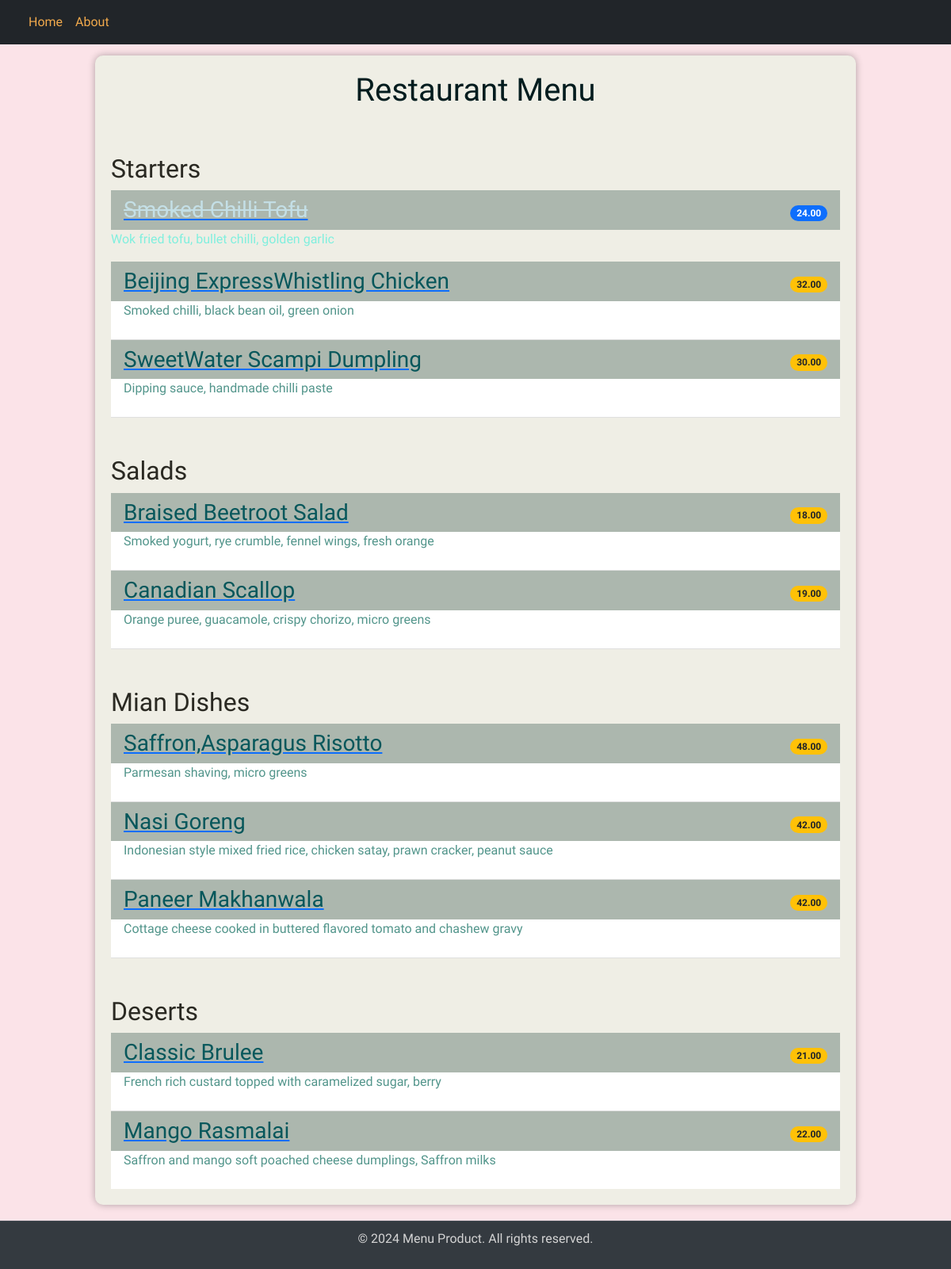
The page / on the database its author committed.
### restaurant_menu/models.py (models this page shows, shortened)
class Item(models.Model):
    meal = models.CharField(max_length=100, unique=True)
    description = models.CharField(max_length=2000)
    price = models.DecimalField(max_digits=10, decimal_places=2)
    meal_type = models.CharField(max_length=200, choices=MEAL_TYPE)
    author = models.ForeignKey(User, on_delete=models.PROTECT)
    status = models.IntegerField(choices=STATUS, default=1)
    date_created = models.DateTimeField(auto_now_add=True)
    date_update = models.DateTimeField(auto_now=True)

### restaurant_menu/views.py (the view)
# urls.py: path("", views.MenuList.as_view(), name="home"),
class MenuList(generic.ListView):
    queryset = Item.objects.order_by("date_created")
    template_name = "index.html"
    def get_context_data(self, **kwargs):
        context = super().get_context_data(**kwargs)
        context["meals"] = MEAL_TYPE
        return context

### restaurant_menu/templates/index.html
{% extends 'base.html' %}
{% block content %}
<div class="container">
  <h1 class="h1" style="text-align:center; color:#021C1E; font-family: Jaro; font-size: 500">Restaurant Menu</h1>
    <ul class="list-group list-group-flush">
        {% for meal in meals %}
            <h2 class="pt-5"  style="color: #2A2922;">{{ meal.1}}</h2>
                {% for row in item_list %}
                    {% if row.meal_type == meal.0 %}
                        {% if row.status == 0 %}
                        <li class="list-group-item d-flex justify-content-between align-items-center border-0 pb-0" style="color: #bf4aa8; background-color: #acb7ae">
                            <a href="{% url 'menu_item' row.pk %}"><h3 style="color: #C4DFE6;"><del>{{ row.meal }}</del></h3></a>
                            <span class="badge bg-primary rounded-pill">{{ row.price }}</span>
                        </li>
                        <li class="list-group pt-0" style="color: #80efde;">
                            <p>{{ row.description }}</p>
                        </li>
                        {% else %}
                        <li class="list-group-item d-flex justify-content-between align-items-center border-0 pb-0" style="color: #bf4aa8; background-color: #acb7ae">
                            <a href="{% url 'menu_item' row.pk %}"><h3 style="color: #07575B;">{{ row.meal }}</h3></a>
                            <span class="badge bg-warning text-dark rounded-pill" style="color: #8076a3;">{{ row.price }}</span>
                        </li>
                        <li class="list-group-item pt-0" style="color: #52958B;">
                            <p>{{ row.description }}</p>
                        </li>
                        {% endif %}
                    {% endif %}
                {% endfor %}
        {% endfor %}
  </ul>
</div>
{% endblock content %}

### restaurant_menu/templates/base.html (shortened to what this page needs)
<!DOCTYPE html>
<html lang="en">
<head>
    <link href="https://cdn.jsdelivr.net/npm/bootstrap@5.2.0-beta1/dist/css/bootstrap.min.css" rel="stylesheet">
</head>
<body>
    <nav class="navbar navbar-expand-lg bg-dark">
        <div class="container-fluid">
            <div class="collapse navbar-collapse" id="navbarNav">
                <ul class="navbar-nav">
                    <li class="nav-item">
                        <a class="nav-link active" aria-current="page" href="{% url 'home' %}">Home</a>
                    </li>
                    <li class="nav-item">
                        <a class="nav-link active" aria-current="page" href="{% url 'about' %}">About</a>
                    </li>
                </ul>
            </div>
        </div>
    </nav>
    {% block content %}
    {% endblock content %}
<footer>
    <p>&copy; 2024 Menu Product. All rights reserved.</p>
</footer>
</body>
</html>

### restaurant_menu/templates/base.html (style rules this page uses)
body { display: flex; flex-direction: column; min-height: 100vh; background-color: #fbe3e8; font-family: 'Jaro', sans-serif; margin: 0; }
.navbar { background-color: #D6ED17FF; z-index: 100; width: 100%; position: fixed; top: 0; left: 0; }
.nav-link { color: #F2AA4CFF !important; }
.container { max-width: 960px; background-color: #efeee5; padding: 20px; border-radius: 10px; box-shadow: 0 0 10px rgba(0, 0, 0, 0.3); position: relative; top:70px; overflow-y: auto; }
h1, h2 { color: #343a40; }
footer { padding: 10px 0; background-color: #343a40; color: #d4d4d4; text-align: center; border-top: 1px solid #474f57; position: relative; bottom: 0; width: 100%; margin-top: 90px; }

### rows shown on the page
Item: meal "Smoked Chilli Tofu", price "24.00", description "Wok fried tofu, bullet chilli, golden garlic"
Item: meal "Beijing ExpressWhistling Chicken", price "32.00", description "Smoked chilli, black bean oil, green onion"
Item: meal "SweetWater Scampi Dumpling", price "30.00", description "Dipping sauce, handmade chilli paste"
Item: meal "Braised Beetroot Salad", price "18.00", description "Smoked yogurt, rye crumble, fennel wings, fresh orange"
Item: meal "Canadian Scallop", price "19.00", description "Orange puree, guacamole, crispy chorizo, micro greens"
Item: meal "Saffron,Asparagus Risotto", price "48.00", description "Parmesan shaving, micro greens"
Item: meal "Nasi Goreng", price "42.00", description "Indonesian style mixed fried rice, chicken satay, prawn cracker, peanut sauce"
Item: meal "Paneer Makhanwala", price "42.00", description "Cottage cheese cooked in buttered flavored tomato and chashew gravy"
Item: meal "Classic Brulee", price "21.00", description "French rich custard topped with caramelized sugar, berry"
Item: meal "Mango Rasmalai", price "22.00", description "Saffron and mango soft poached cheese dumplings, Saffron milks"

### other values the page prints
{{ meal.1 }} "Starters" "Salads" "Mian Dishes" "Deserts"
